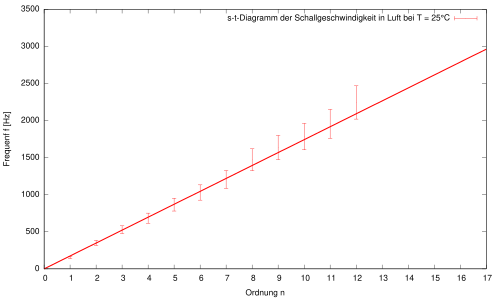

gnuplot code for this plot:
# Plot zur Aufgabe 1

set termoption enhanced 
set encoding utf8

set terminal pdf enhanced
set output 'a2_2.pdf'

file = 'a2_2.data'

set xrange [0:17]
set yrange [0:3500]
set xtics 0, 1
set ylabel "Frequenf f [Hz]"
set xlabel 'Ordnung n'
set zeroaxis
f(x) = b*x
fit f(x) file using 1:2:($2*0.1) via b

plot file using 1:2:($2*0.1) title 's-t-Diagramm der Schallgeschwindigkeit in Luft bei T = 25{/Symbol \260}C' with errorbars lt 1 pt 0, f(x) title '' lw 3 lt 1
